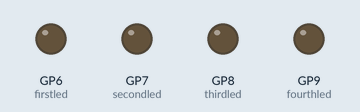
This program was run on a simulated Raspberry Pi Pico running MicroPython. Parts: output pins drawn as LEDs (lit = HIGH).

Above: at 0.5 s.
At 2.5 s:
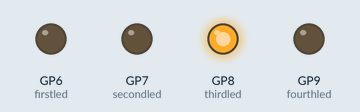
At 4.5 s:
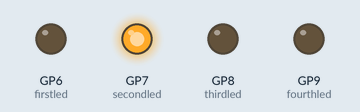
At 9.5 s:
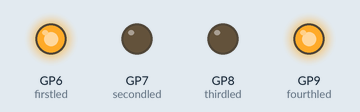
At 14.5 s:
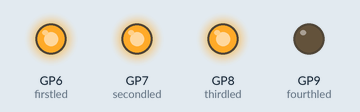
At 19.5 s:
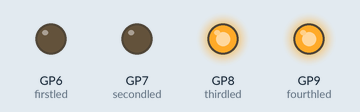
Timing chart, 0 to 20.8 s (numbered marks = the images above):
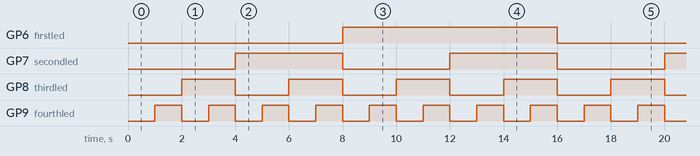

Measured:
- by itself, GP6 (firstled): alternates HIGH for 8.0 s and LOW for 8.0 s
- by itself, GP7 (secondled): alternates HIGH for 4.0 s and LOW for 4.0 s
- by itself, GP8 (thirdled): alternates HIGH for 2.0 s and LOW for 2.0 s
- by itself, GP9 (fourthled): alternates HIGH for 1.0 s and LOW for 1.0 s

The program:

binary_led_counter_project.py
```python
from machine import Pin
from time import sleep

firstled = Pin(6, Pin.OUT)
secondled = Pin(7, Pin.OUT)
thirdled = Pin(8, Pin.OUT)
fourthled = Pin(9, Pin.OUT)

while True:
    #0
    firstled.value(0)
    secondled.value(0)
    thirdled.value(0)
    fourthled.value(0)
    sleep(1)

    # 1
    firstled.value(0)
    secondled.value(0)
    thirdled.value(0)
    fourthled.value(1)
    sleep(1)

    # 2
    firstled.value(0)
    secondled.value(0)
    thirdled.value(1)
    fourthled.value(0)
    sleep(1)

    # 3
    firstled.value(0)
    secondled.value(0)
    thirdled.value(1)
    fourthled.value(1)
    sleep(1)

    # 4
    firstled.value(0)
    secondled.value(1)
    thirdled.value(0)
    fourthled.value(0)
    sleep(1)

    # 5
    firstled.value(0)
    secondled.value(1)
    thirdled.value(0)
    fourthled.value(1)
    sleep(1)

    # 6
    firstled.value(0)
    secondled.value(1)
    thirdled.value(1)
    fourthled.value(0)
    sleep(1)

    # 7
    firstled.value(0)
    secondled.value(1)
    thirdled.value(1)
    fourthled.value(1)
    sleep(1)

    # 8
    firstled.value(1)
    secondled.value(0)
    thirdled.value(0)
    fourthled.value(0)
    sleep(1)

    # 9
    firstled.value(1)
    secondled.value(0)
    thirdled.value(0)
    fourthled.value(1)
    sleep(1)

    # 10
    firstled.value(1)
    secondled.value(0)
    thirdled.value(1)
    fourthled.value(0)
    sleep(1)

    # 11
    firstled.value(1)
    secondled.value(0)
    thirdled.value(1)
    fourthled.value(1)
    sleep(1)

    # 12
    firstled.value(1)
    secondled.value(1)
    thirdled.value(0)
    fourthled.value(0)
    sleep(1)

    # 13
    firstled.value(1)
    secondled.value(1)
    thirdled.value(0)
    fourthled.value(1)
    sleep(1)

    # 14
    firstled.value(1)
    secondled.value(1)
    thirdled.value(1)
    fourthled.value(0)
    sleep(1)

    # 15
    firstled.value(1)
    secondled.value(1)
    thirdled.value(1)
    fourthled.value(1)
    sleep(1)
```
